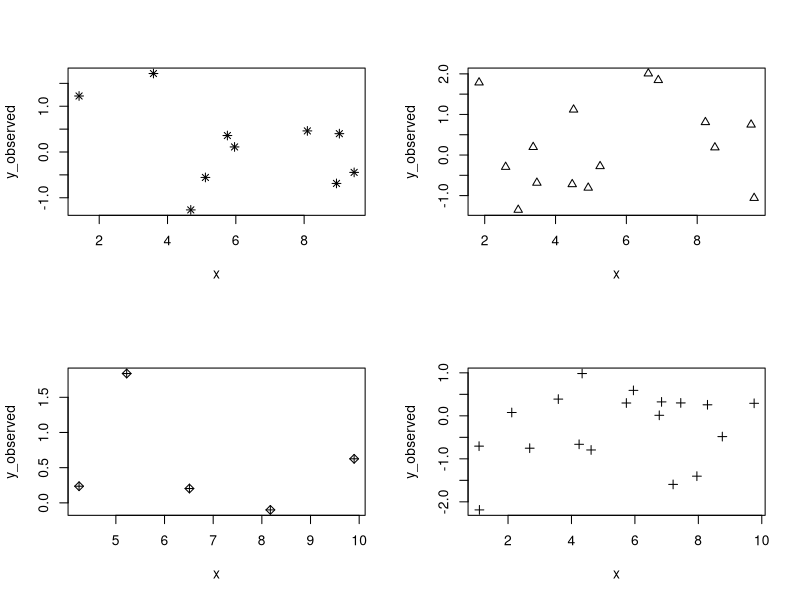

R code for this plot:
#Lab 4
#Question 5
#create a dataframe with random data
#try 4 different plots
#set.seed
#arrange scatterplots into single figure

png(filename = "sim_data_scatterplots.png")
par(mfrow = c(2,2))
set.seed(123)
n_pts = 10
x_min = 1
x_max = 10
x = runif(n = n_pts, min = x_min, max = x_max)

dat = data.frame(x = x, y_observed = rnorm(n_pts))

plot (y_observed ~ x, data = dat, pch = 8)

set.seed(345)
n_pts = 15
x_min = 1
x_max = 10
x = runif(n = n_pts, min = x_min, max = x_max)

dat = data.frame(x = x, y_observed = rnorm(n_pts))

plot (y_observed ~ x, data = dat, pch = 2)

set.seed(158)
n_pts = 5
x_min = 1
x_max = 10
x = runif(n = n_pts, min = x_min, max = x_max)

dat = data.frame(x = x, y_observed = rnorm(n_pts))

plot (y_observed ~ x, data = dat, pch = 9)

set.seed(592)
n_pts = 18
x_min = 1
x_max = 10
x = runif(n = n_pts, min = x_min, max = x_max)

dat = data.frame(x = x, y_observed = rnorm(n_pts))

plot (y_observed ~ x, data = dat, pch = 3)
dev.off()